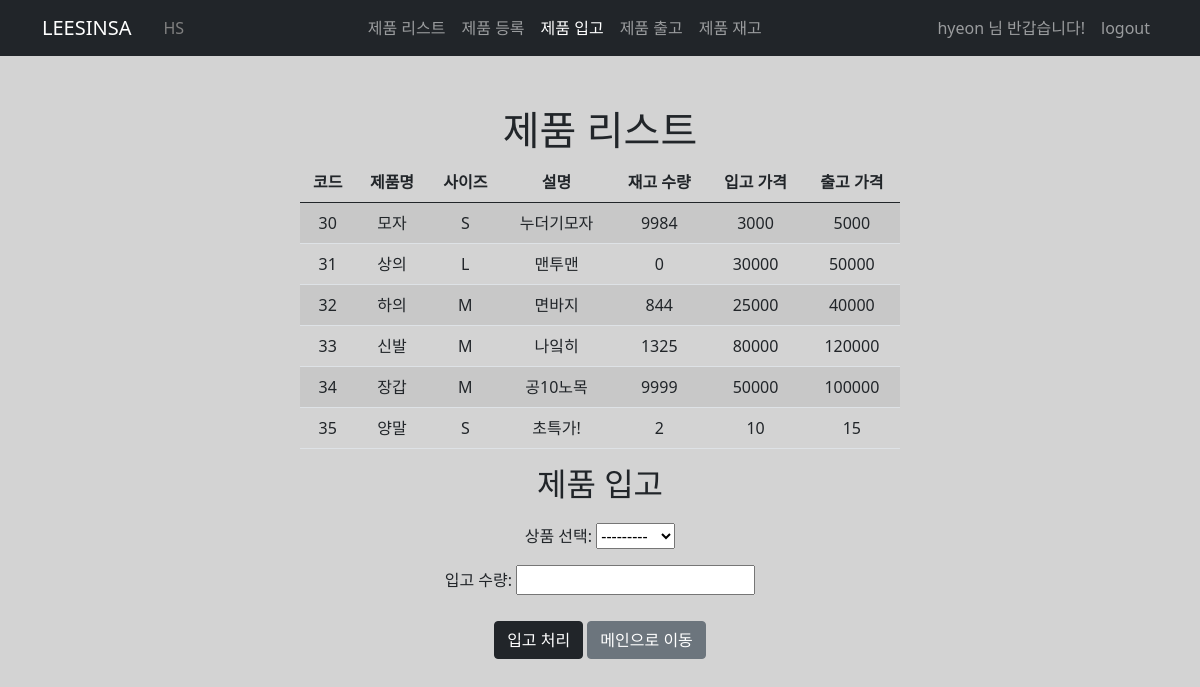
Before: /inbound_create/ (signed in) with the older database file.
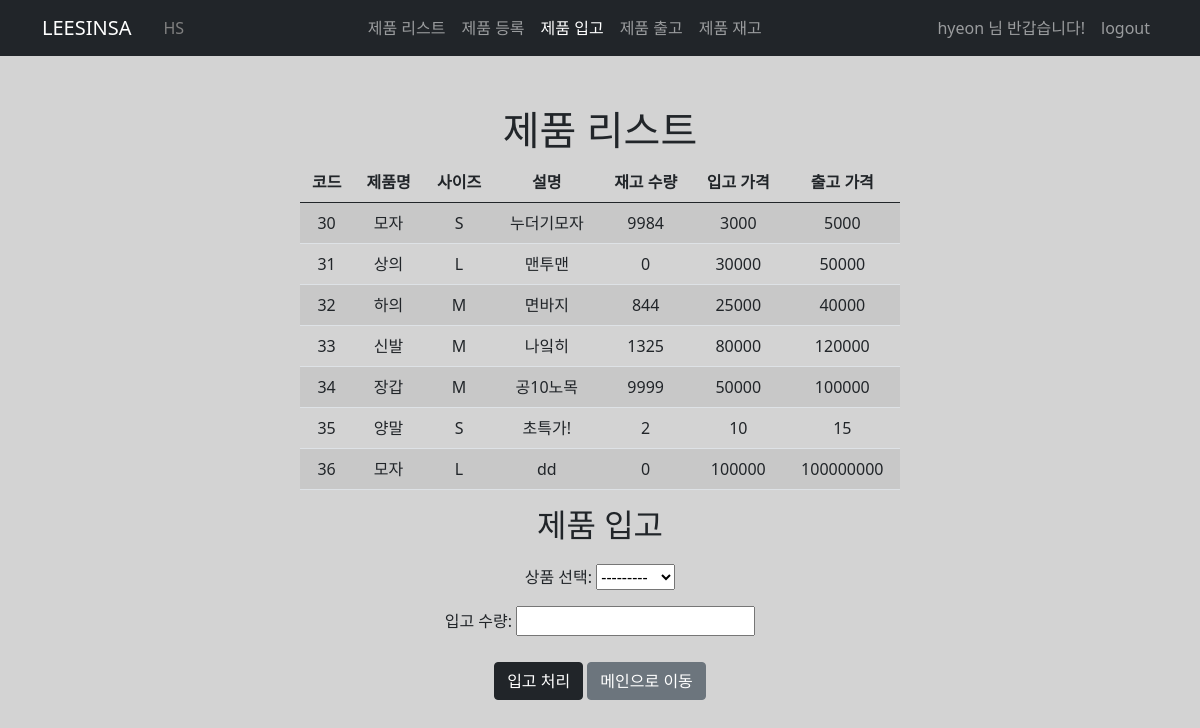
After: the same page with the newer database file.
### erp/models.py (models this page shows, shortened)
class Product(models.Model):
    code = models.AutoField(primary_key=True)
    name = models.CharField(max_length=50)
    description = models.CharField(max_length=256)
    inbound_price = models.DecimalField(max_digits=10, decimal_places=0, default=0)
    price = models.DecimalField(max_digits=10, decimal_places=0, default=0) # 출고 가격=판매 가격
    sizes = (
        ('S', 'Small'),
        ('M', 'Medium'),
        ('L', 'Large'),
        ('F', 'Free'),
    )
    size = models.CharField(choices=sizes, max_length=1)
    stock_quantity = models.IntegerField(default=0)
    def __str__(self):
        return f'{self.code}: {self.name}'

### erp/views.py (the view, shortened to what this page needs)
# urls.py: path('inbound_create/', views.inbound_create, name='inbound_create'),
@login_required
@user_passes_test(lambda user: user.is_staff, login_url='/error/')
def inbound_create(request):
    if request.method == 'GET':
        form = InboundForm()
        products = Product.objects.all()
        return render(request, 'erp/inbound_create.html', {'products': products, 'form':form})

### erp/forms.py
class InboundForm(forms.ModelForm):
    class Meta:
        model = Inbound
        fields = ['product', 'quantity']

### templates/erp/inbound_create.html (shortened to what this page needs)
{% extends 'base.html' %}
{% block content %}
    <h1 style="text-align: center; margin-top: 50px">제품 리스트</h1>
    <div class="col-sm-6" style="margin: auto; text-align: center">
        <table class="table table-striped">
            <thead>
                <tr>
                    <th>코드</th>
                    <th>제품명</th>
                    <th>사이즈</th>
                    <th>설명</th>
                    <th>재고 수량</th>
                    <th>입고 가격</th>
                    <th>출고 가격</th>
                </tr>
            </thead>
            <tbody>
            {% for product in products %}
                <tr>
                    <td>{{ product.code }}</td>
                    <td>{{ product.name }}</td>
                    <td>{{ product.size }}</td>
                    <td>{{ product.description }}</td>
                    <td>{{ product.stock_quantity }}</td>
                    <td>{{ product.inbound_price }}</td>
                    <td>{{ product.price }}</td>
                </tr>
            {% endfor %}
            </tbody>
        </table>
    </div>
    <div class="col-sm-6" style="margin: auto; text-align: center">
        <h2>제품 입고</h2>
        <form method="post">
            <p style="margin-top: 20px">
                <label for="{{ form.product.id_for_label }}">상품 선택:</label>
                {{ form.product }}
            </p>
            <p><label for="{{ form.quantity.id_for_label }}">입고 수량:</label> {{ form.quantity.as_widget }} </p>
            <button type="submit" class="btn btn-dark" style="margin-top: 10px">입고 처리</button>
            <a href="/home" class="btn btn-secondary" style="margin-top: 10px">메인으로 이동</a>
        </form>
    </div>
{% endblock %}

Changed rows visible on the page:
added Product: code "36", name "모자", size "L", description "dd", stock_quantity "0", inbound_price "100000", price "100000000"
